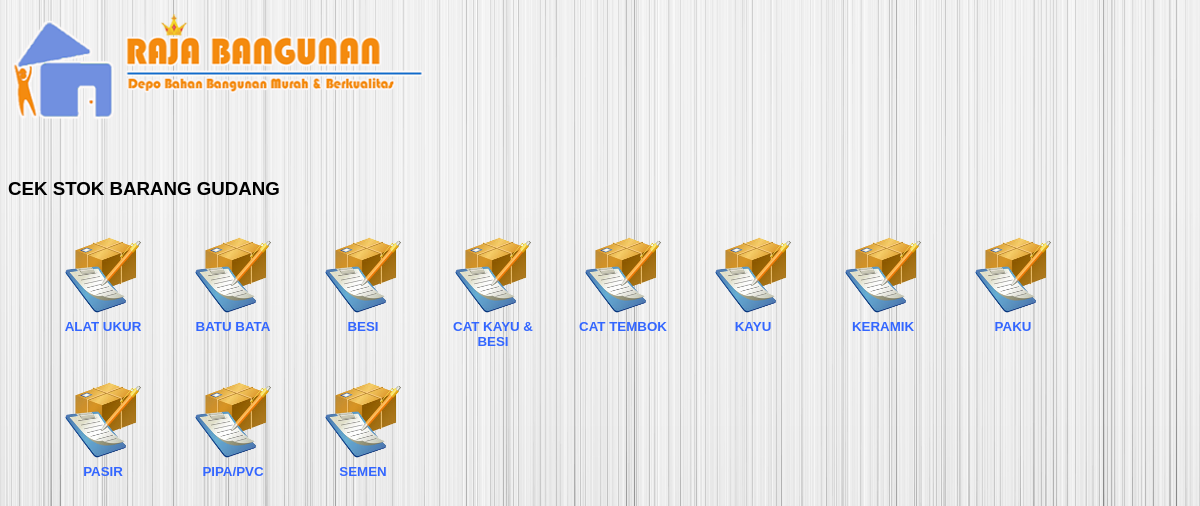
Page /outlet/cek_stok/cek_stok.php?tb=gudang (signed in) on the committed database.
### tables this page shows
CREATE TABLE IF NOT EXISTS `jenis_barang` (
  `id_jenis` varchar(10) NOT NULL,
  `nm_jenis` varchar(30) NOT NULL,
  PRIMARY KEY (`id_jenis`)
);

### outlet/cek_stok/cek_stok.php (the view, shortened to what this page needs)
<?php
$tb=$_GET['tb'];
$sql_jenis=mysql_query("SELECT jenis_barang.* FROM jenis_barang ORDER BY nm_jenis ASC");
?>
<!DOCTYPE html PUBLIC "-//W3C//DTD XHTML 1.0 Transitional//EN" "http://www.w3.org/TR/xhtml1/DTD/xhtml1-transitional.dtd">
<html xmlns="http://www.w3.org/1999/xhtml">
<head>
<link href="../../mycss/hormenu.css" rel="stylesheet" type="text/css" />
</head>
<body>
<div id="container">
<div id="header">
  <img src="../../mycss/images/logo.png" width="490" height="120" /></div>
<h3 style="text-transform:uppercase">CEK STOK BARANG <?php echo $tb;?></h3>
  <div id="menu">
 <?php
 while($rows_jenis=mysql_fetch_array($sql_jenis)){
	 $id_jenis=$rows_jenis['id_jenis'];
	 $nm_jenis=$rows_jenis['nm_jenis'];
 ?>
  	<span id="icon">
    <a href="tampil_stok.php?id_jenis=<?php echo $id_jenis; ?>&tb=<?php echo $tb; ?>">
    <img src="../../mycss/images/order.png" width="80" height="80" vspace="5" /><br />
    <?php echo $nm_jenis; ?></a>
    </span>
<?php } ?>
  </div>
</div>
</body>
</html>

### mycss/hormenu.css (style rules this page uses)
#container { height: 100%; width: 100%; }
#header { margin-bottom: 50px; }
#menu { height: 470px; padding-left: 30px; padding-right: 30px; }
#icon { margin: 10px; float: left; height: 125px; width: 110px; border: thin none #CCC; text-align: center; }
body { background-image: url(images/bg.jpg); font-family: Arial, Helvetica, sans-serif; }
a { color: #36F; text-decoration: none; font-size: 10pt; font-weight: bold; }

### rows in the picture
jenis_barang: nm_jenis "ALAT UKUR"
jenis_barang: nm_jenis "BATU BATA"
jenis_barang: nm_jenis "BESI"
jenis_barang: nm_jenis "CAT KAYU & BESI"
jenis_barang: nm_jenis "CAT TEMBOK"
jenis_barang: nm_jenis "KAYU"
jenis_barang: nm_jenis "KERAMIK"
jenis_barang: nm_jenis "PAKU"
jenis_barang: nm_jenis "PASIR"
jenis_barang: nm_jenis "PIPA/PVC"
jenis_barang: nm_jenis "SEMEN"

### other values in the picture
$tb "GUDANG"
